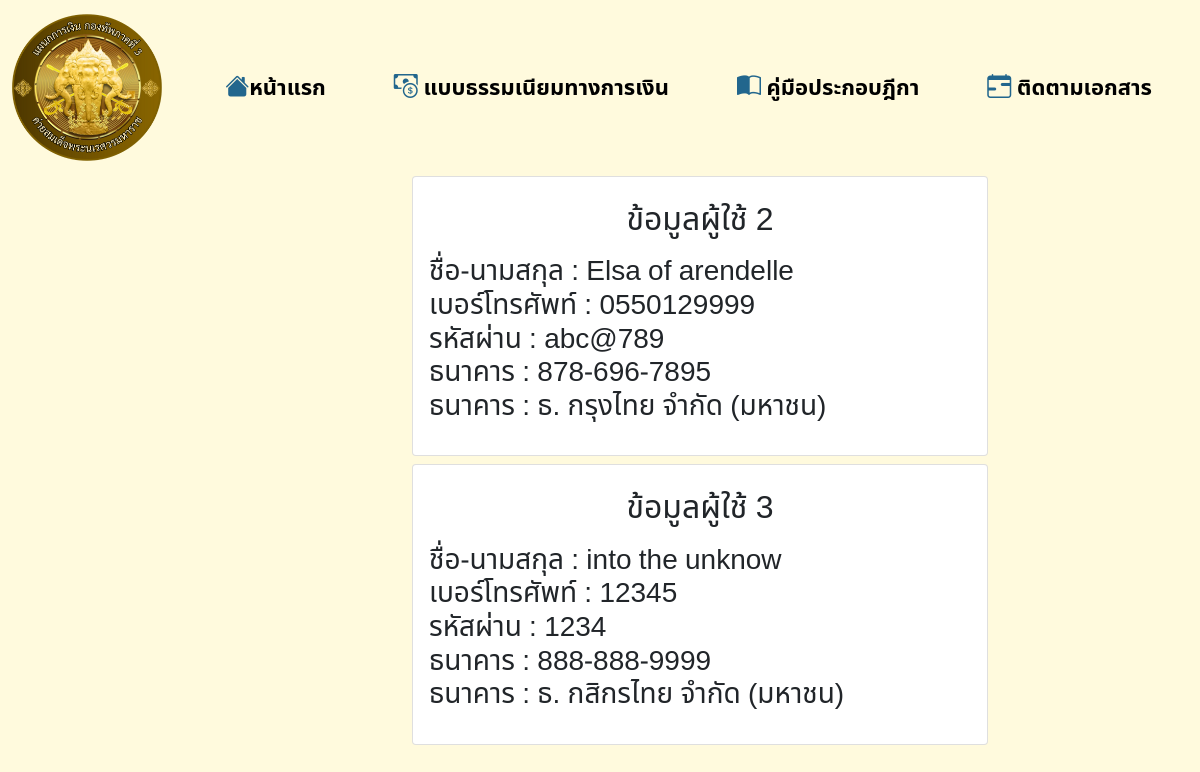
/admin_viewUser.php, run on the app's committed database.
### tables this page shows
CREATE TABLE `user_admin` (
  `id` int(10) NOT NULL,
  `userID` text DEFAULT NULL,
  `passwordID` text NOT NULL,
  `FullyName` text NOT NULL,
  `bank_name` text NOT NULL,
  `acc_number` text NOT NULL,
  `role_user` tinyint(2) NOT NULL DEFAULT 1
);

### admin_viewUser.php (the view, shortened to what this page needs)
<!doctype html>
<html lang="en">
<head>
    <link href="https://cdn.jsdelivr.net/npm/bootstrap@5.1.3/dist/css/bootstrap.min.css" rel="stylesheet">
    <link rel="stylesheet" href="https://cdn.jsdelivr.net/npm/bootstrap-icons@1.7.2/font/bootstrap-icons.css">
    <link rel="stylesheet" href="style.css">
    <link rel="stylesheet" href="style.css">
</head>
<body>
    <?php
    include "./connect.php";
    ?>
    <nav class="navbar navbar-expand-lg navbar-custom navbar-fixed-top">
        <div class="container-fluid justify-content-beetween">
            <a class="navbar-brand" href="index.php">
                <img src="images/Logo.png" width="150" height="150" class="d-inline-block align-top" alt="">
            </a>
            <ul class="navbar-nav">
                <li class="nav-item me-3 me-lg-1">
                    <a class="nav-link mx-4" href="index.php" style="font-size: 22px;">
                        <b><i class="bi bi-house-fill" style='font-size:24px;color:#22668D;'></i></i>หน้าแรก</b>
                    </a>
                </li>
                <li class="nav-item me-3 me-lg-1">
                    <a class="nav-link mx-4" href="loan.php" style="font-size: 22px;">
                        <b><i class="bi bi-cash-coin" style='font-size:24px;color:#22668D;'></i> แบบธรรมเนียมทางการเงิน</b>
                    </a>
                </li>
                <li class="nav-item me-3 me-lg-1">
                    <a class="nav-link mx-4" href="manual.php" style="font-size: 22px;">
                        <b><i class="bi bi-book-half" style='font-size:24px;color:#22668D;'></i> คู่มือประกอบฎีกา</b>
                    </a>
                </li>
                <li class="nav-item me-3 me-lg-1">
                    <a class="nav-link mx-4" href="doc-Tracking.php" style="font-size: 22px;">
                        <b><i class="bi bi-calendar-range" style='font-size:24px;color:#22668D;'></i> ติดตามเอกสาร</b>
                    </a>
                </li>
            </ul>
        </div>
    </nav>
    <div class="container-fluid">
        <div class="row">
            <div class="col-4"></div>
            <div class="col-4">
            <?php
                $sql_read = "SELECT * FROM user_admin WHERE role_user = :role_user";
                $stmt_read = $conn->prepare($sql_read);
                $params_read = array(
                    'role_user' => 1
                );
                $stmt_read->execute($params_read);
                $result_read = $stmt_read->fetchAll();
                foreach ($result_read as $row_read) {
                ?>
                    <div class="card mb-2" style="width: 36rem;">
                        <div class="card-body">
                            <h5 class="card-title">
                                <h2 style="text-align:center;">ข้อมูลผู้ใช้ <?php echo  $row_read["id"]; ?> </h2>
                                <p class="card-text">
                                <h3>
                                    ชื่อ-นามสกุล : <?php echo  $row_read["FullyName"]; ?> <br>
                                    เบอร์โทรศัพท์ : <?php echo  $row_read["userID"]; ?> <br>
                                    รหัสผ่าน : <?php echo  $row_read["passwordID"]; ?> <br>
                                    ธนาคาร : <?php echo  $row_read["acc_number"]; ?> <br>
                                    ธนาคาร : <?php echo $_SESSION["bank_name_full"]; ?>
                                </h3>
                                </p>
                        </div>
                    </div>
                <?php
                }
                ?>
            </div>
        </div>
    </div>
</body>
</html>

### style.css (style rules this page uses)
* { font-size: 100%; }
body { font-family: 'Lato', sans-serif; font-family: 'Noto Sans Thai', sans-serif; background-color: #FFFADD; }
.navbar-custom { background-color: #FFFADD; }
.nav-link { color: #000; }
a,a:visited { color:#22668D; }

### data on the page
user_admin: id "2", FullyName "Elsa of arendelle", userID "0550129999", passwordID "abc@789", acc_number "878-696-7895", bank_name_full "ธ. กรุงไทย จำกัด (มหาชน)"
user_admin: id "3", FullyName "into the unknow", userID "12345", passwordID "1234", acc_number "888-888-9999", bank_name_full "ธ. กสิกรไทย จำกัด (มหาชน)"
